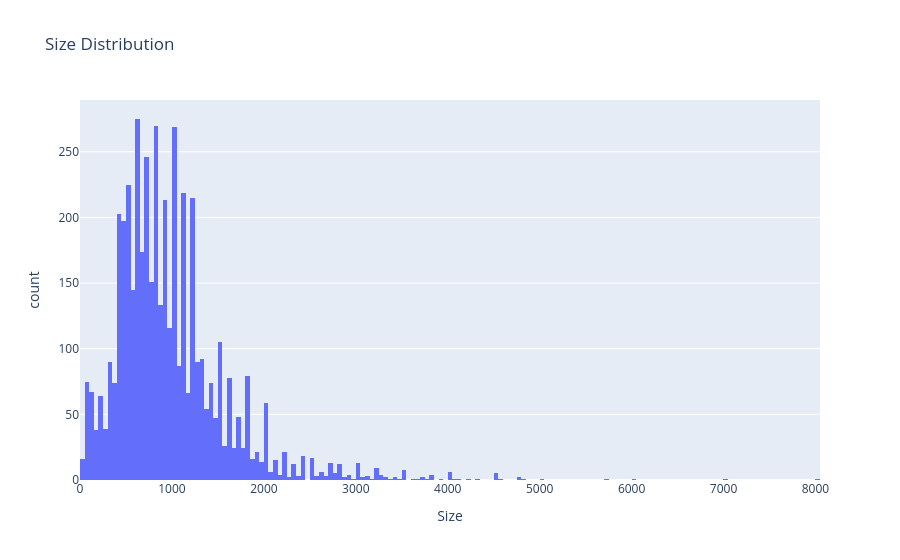
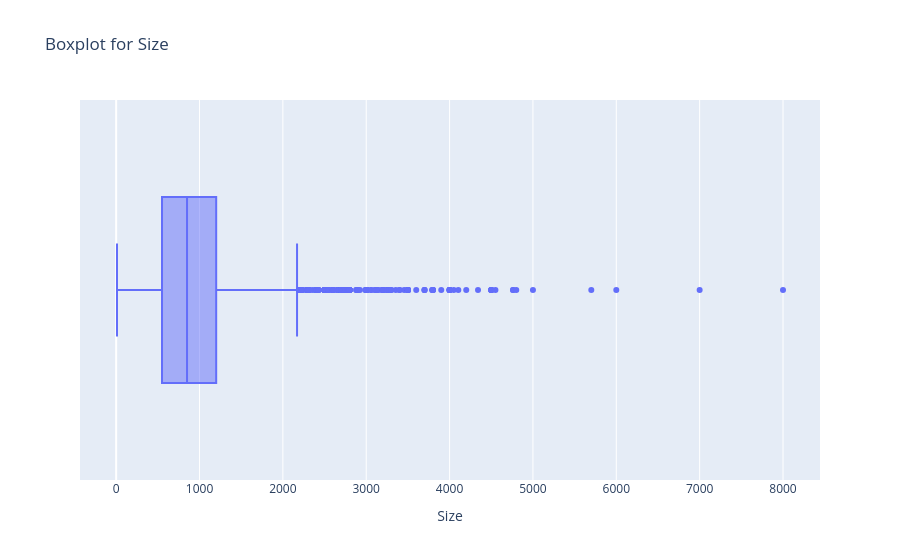

Here is the notebook cell these charts were saved with, in order:
### Markdown cell above
## Size

### Code cell
fig = px.histogram(rent_data, x="Size", title='Size Distribution')
fig.show()
fig = px.box(rent_data, x="Size", title='Boxplot for Size')
fig.show()

### Figure 1 — Plotly figure (JSON) as saved in the notebook; plotly's stock layout.template omitted (floating-point values rounded to 4 significant figures; data arrays with more than 128 entries replaced by an {"elided": "..."} marker saying what was removed)
{"data": [{"bingroup": "x", "hovertemplate": "Size=%{x}<br>count=%{y}<extra></extra>", "legendgroup": "", "marker": {"color": "#636efa", "pattern": {"shape": ""}}, "name": "", "orientation": "v", "showlegend": false, "type": "histogram", "x": {"elided": "4745 int values"}, "xaxis": "x", "yaxis": "y"}], "layout": {"barmode": "relative", "legend": {"tracegroupgap": 0}, "title": {"text": "Size Distribution"}, "xaxis": {"anchor": "y", "domain": [0, 1], "title": {"text": "Size"}}, "yaxis": {"anchor": "x", "domain": [0, 1], "title": {"text": "count"}}}}

### Figure 2 — Plotly figure (JSON) as saved in the notebook; plotly's stock layout.template omitted (floating-point values rounded to 4 significant figures; data arrays with more than 128 entries replaced by an {"elided": "..."} marker saying what was removed)
{"data": [{"alignmentgroup": "True", "hovertemplate": "Size=%{x}<extra></extra>", "legendgroup": "", "marker": {"color": "#636efa"}, "name": "", "notched": false, "offsetgroup": "", "orientation": "h", "showlegend": false, "type": "box", "x": {"elided": "4745 int values"}, "x0": " ", "xaxis": "x", "y0": " ", "yaxis": "y"}], "layout": {"boxmode": "group", "legend": {"tracegroupgap": 0}, "title": {"text": "Boxplot for Size"}, "xaxis": {"anchor": "y", "domain": [0, 1], "title": {"text": "Size"}}, "yaxis": {"anchor": "x", "domain": [0, 1]}}}
